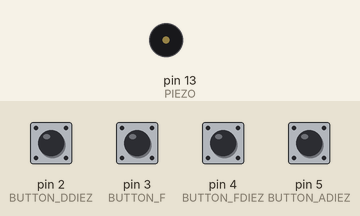
This sketch was run on a simulated Arduino Uno, built with avr-gcc and run on an emulated ATmega328P. Parts: buzzer (waves = sounding). The test bench sets the inputs (shaded band); at power-on: pin 2 (BUTTON_DDIEZ), pin 3 (BUTTON_F), pin 4 (BUTTON_FDIEZ), pin 5 (BUTTON_ADIEZ) HIGH.

Above: at 1.2 s.
1.3 s: pin 2 (BUTTON_DDIEZ) pulled LOW for 0.15 s
At 1.37 s:
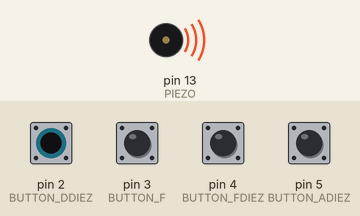
Timing chart, 0 to 4.3 s (numbered marks = the images above; inputs shaded):
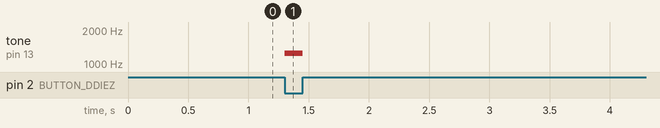

The sketch:

sketch_dec24a.ino
```cpp
/*
As an example, I decided to pick up the notes of the melody "In The End" by Linkin Park.
If you have a lot of buttons, then you can connect them and play something more complex accordingly.
Or you can take some other notes. Good luck! :)
https://www.liutaiomottola.com/formulae/freqtab.htm
Ratrio101
*/

#define PIEZO 13

#define BUTTON_DDIEZ 2
#define BUTTON_F 3
#define BUTTON_FDIEZ 4
#define BUTTON_ADIEZ 5

void setup() {
  for (int i = 2; i <= 10; i++) {
    pinMode(i, INPUT_PULLUP);
  }
  pinMode(PIEZO, OUTPUT);
}

void loop() {
  while (digitalRead(BUTTON_DDIEZ) == LOW)
  {
    tone(PIEZO, 1245, 100);
  }
  while (digitalRead(BUTTON_F) == LOW)
  {
    tone(PIEZO, 1397, 100);
  }

  while (digitalRead(BUTTON_FDIEZ) == LOW)
  {
    tone(PIEZO, 1480, 100);
  }

  while (digitalRead(BUTTON_ADIEZ) == LOW)
  {
    tone(PIEZO, 1865, 100);
  }


  noTone(PIEZO);
}
```

Measured:
- after the input at 1.3 s, tone on pin 13 (PIEZO): silent → 1245 Hz at once, → silent 0.15 s later
